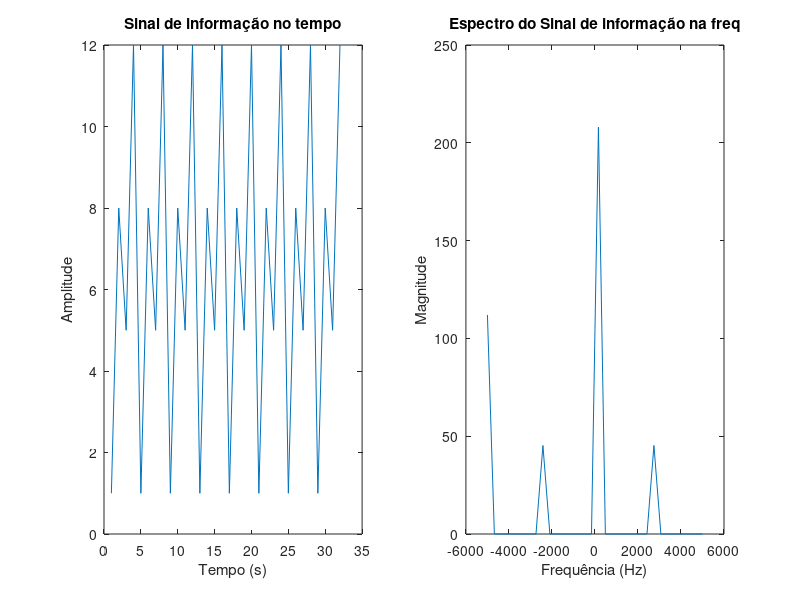
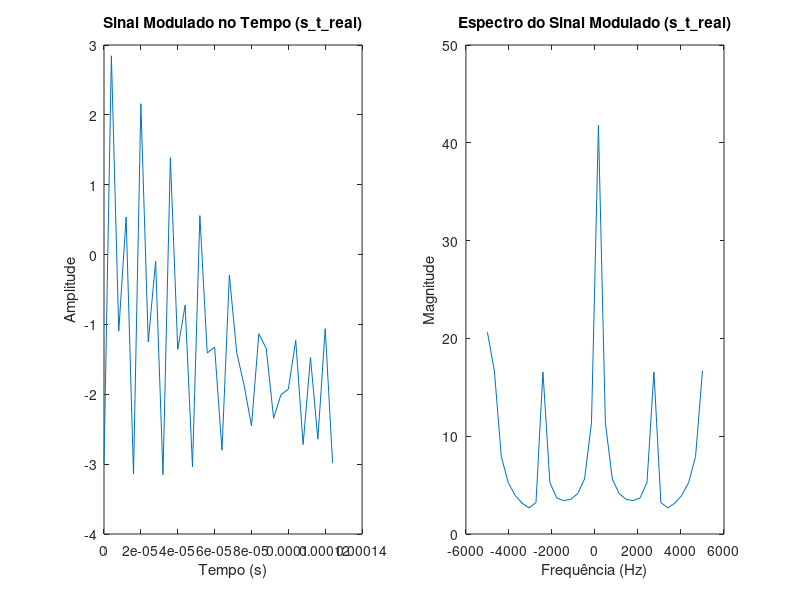
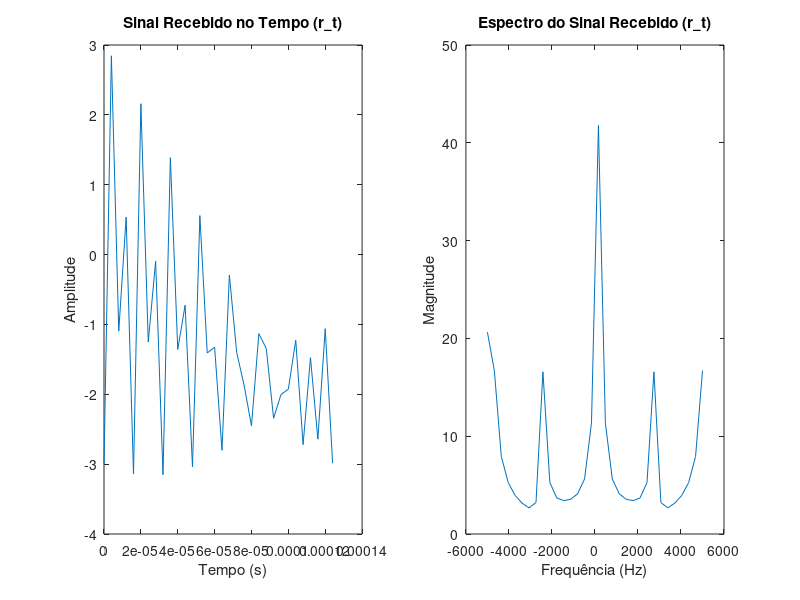
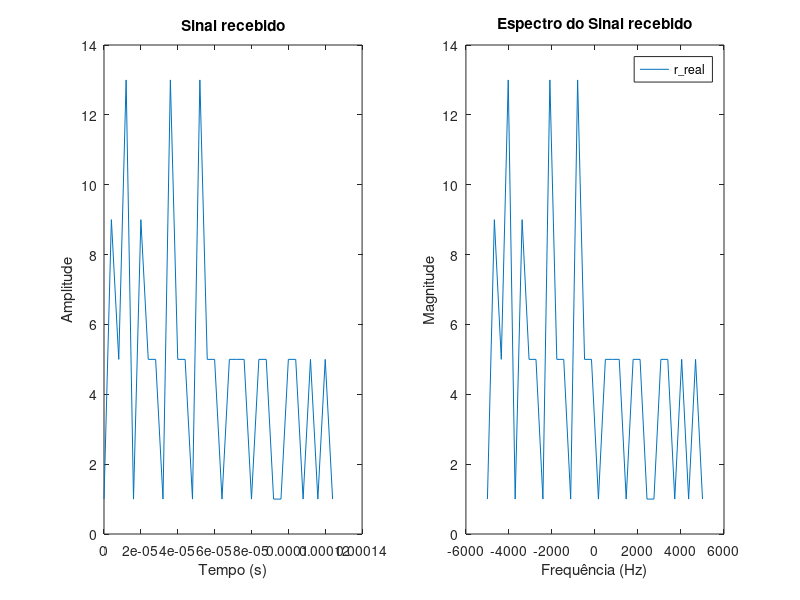

These figures' MATLAB source, in order:
clc; clear all; close all;

pkg load communications;
pkg load signal;

% Definir a string de bits
info = '00011000010111000001100001011100000110000101110000011000010111000001100001011100000110000101110000011000010111000001100001011100';

% Frequência da portadora
Fc = 2000;
Fs = 10000; % Taxa de amostragem
T = 1/Fs;   % Período de amostragem

% Parâmetros para o gráfico
Rb = 1000; % Taxa de bits (exemplo)
M = 16;    % Número de níveis da modulação QAM
T_s = log2(M) / Rb; % Tempo de símbolo calculado

T_amostra = T_s / 1000; % Período de amostragem (exemplo: 100 pontos por período de símbolo)
num_periodos = 4; % Número de períodos para plotar

% Tempo do sinal (para 4 períodos)
t = 0:T_amostra:num_periodos*T_s-T_amostra;

% Número de bits em cada grupo
grupo_bits = 4;

% Calcular o número de grupos
num_grupos = length(info) / grupo_bits;

% Inicializar vetor para armazenar os decimais de 4 em 4 bits
decimais = zeros(1, num_grupos);

% Converter cada grupo de 4 bits para decimal
for i = 1:num_grupos
    % Extrair o grupo de 4 bits
    grupo_binario = info((i-1)*grupo_bits+1 : i*grupo_bits);

    % Converter o grupo de 4 bits para decimal
    decimais(i) = bin2dec(grupo_binario);
end

% Modulação QAM (16-QAM)
info_complexa = qammod(decimais, M);

% Sinal modulado
s_t = info_complexa .* exp(1j*2*pi*Fc*t(1:length(info_complexa)));

% Transmissão - Pegando a parte real para transmitir
s_t_real = real(s_t);

% --- Demodulação ---

% Simular o sinal recebido (neste exemplo, sem ruído)
r_t = s_t_real; % Neste exemplo, o sinal recebido é o sinal transmitido

% Remultiplicar pela portadora complexa conjugada
r_t_complex = r_t .* exp(-1j*2*pi*Fc*t(1:length(r_t)));

% Filtrar componentes de alta frequência com um filtro passa-baixas
filtro_pb = fir1(48, 0.1); % Filtro FIR de ordem 48 com frequência de corte normalizada de 0.1
r_t_filtrado = filter(filtro_pb, 1, r_t_complex);

% Extrair partes real e imaginária
r_real = real(r_t);
r_imag = imag(r_t);

% Combinar partes real e imaginária para formar o sinal demodulado
info_demodulada = r_real + 1j*r_imag;

% Decodificar a informação demodulada
decimais_demodulados = qamdemod(info_demodulada, M);

% Converter decimais de volta para binário
info_reconstituida = '';
for i = 1:length(decimais_demodulados)
    info_reconstituida = [info_reconstituida, dec2bin(decimais_demodulados(i), grupo_bits)];
end

% Exibir a informação original e a reconstituída
disp(['Informação original: ', info]);
disp(['Informação reconstituída: ', info_reconstituida]);


% -------------------------- Plots --------------------------
% Plot do sinal da informação
figure(1)
subplot(1, 2, 1);
plot(1:length(decimais), decimais)
title('Sinal de informação no tempo');
xlabel('Tempo (s)');
ylabel('Amplitude');

subplot(1, 2, 2);
f = linspace(-Fs/2, Fs/2, length(decimais));
decimais_f = abs(fftshift(fft(decimais)));
plot(f, decimais_f);
title('Espectro do Sinal de informação na freq');
xlabel('Frequência (Hz)');
ylabel('Magnitude');

% Plot do sinal modulado no tempo
figure(2);
subplot(1,2,1);
plot(t(1:length(s_t_real)), s_t_real);
title('Sinal Modulado no Tempo (s\_t\_real)');
xlabel('Tempo (s)');
ylabel('Amplitude');

% Plot do sinal modulado na frequência
subplot(1,2,2);
f = linspace(-Fs/2, Fs/2, length(s_t_real));
S_t_real_f = abs(fftshift(fft(s_t_real)));
plot(f, S_t_real_f);
title('Espectro do Sinal Modulado (s\_t\_real)');
xlabel('Frequência (Hz)');
ylabel('Magnitude');

% Plot do sinal recebido no tempo
figure(3)
subplot(1,2,1);
plot(t(1:length(r_t)), r_t);
title('Sinal Recebido no Tempo (r\_t)');
xlabel('Tempo (s)');
ylabel('Amplitude');

% Plot do sinal recebido na frequência
subplot(1,2,2);
R_t_f = abs(fftshift(fft(r_t)));
plot(f, R_t_f);
title('Espectro do Sinal Recebido (r\_t)');
xlabel('Frequência (Hz)');
ylabel('Magnitude');

% Plot do sinal demodulado no tempo
figure(4)
subplot(1,2,1);
plot(t(1:length(decimais_demodulados)), decimais_demodulados);
title('Sinal recebido');
xlabel('Tempo (s)');
ylabel('Amplitude');

% Plot do sinal demodulado na frequência
subplot(1,2,2);
decimais_demodulados_f = abs(fftshift(fft(decimais_demodulados)));
plot(f, decimais_demodulados);
title('Espectro do Sinal recebido');
xlabel('Frequência (Hz)');
ylabel('Magnitude');
legend('r\_real', 'r\_imag');
